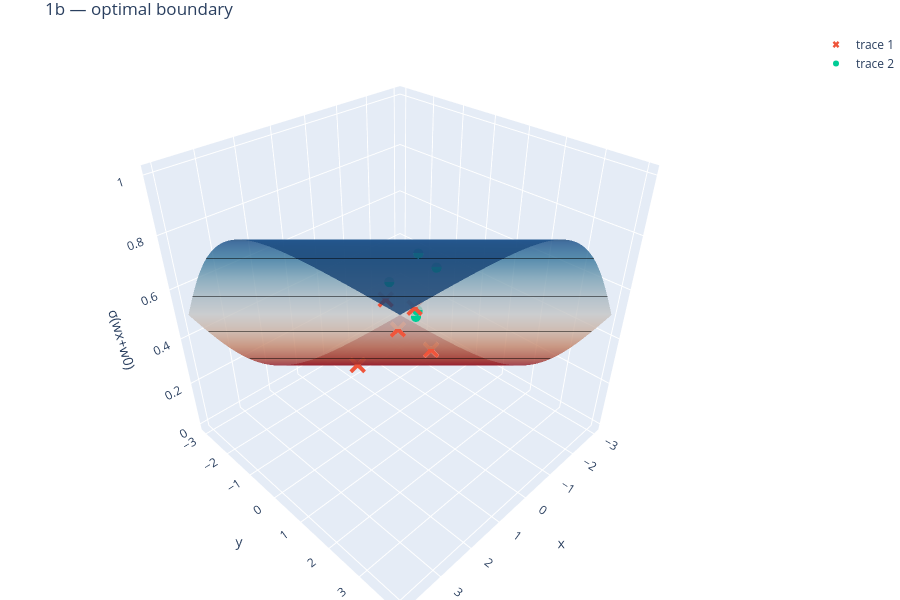

The code cell stored with this chart in its notebook:
### Code cell
# 1b - z-axis = sigmoid(wx + w0);  the boundary sits at z = 0.5
g = np.linspace(-3, 4, 60)  # value for the grid
XX, YY = np.meshgrid(g, g)  # 2d grid of points
ZZ = sigmoid(w[0] * XX + w[1] * YY + w0)    # the value of the sigmoid function at each point of the grid 

# plotting
surf3d(w, w0, "1b — optimal boundary").show()

print("class 1  sigma:", np.round(sigmoid(X1 @ w + w0), 2))
print("class 2  sigma:", np.round(sigmoid(X2 @ w + w0), 2))
acc_good = (np.sum(X1 @ w + w0 < 0) + np.sum(X2 @ w + w0 > 0)) / 10  # computing the accuracy of the boundary
print("accuracy (good boundary):", acc_good)

### Figure 1 — Plotly figure (JSON) as saved in the notebook; plotly's stock layout.template omitted (floating-point values rounded to 4 significant figures; data arrays with more than 128 entries replaced by an {"elided": "..."} marker saying what was removed)
{"data": [{"colorscale": [[0, "rgb(103,0,31)"], [0.1, "rgb(178,24,43)"], [0.2, "rgb(214,96,77)"], [0.3, "rgb(244,165,130)"], [0.4, "rgb(253,219,199)"], [0.5, "rgb(247,247,247)"], [0.6, "rgb(209,229,240)"], [0.7, "rgb(146,197,222)"], [0.8, "rgb(67,147,195)"], [0.9, "rgb(33,102,172)"], [1, "rgb(5,48,97)"]], "contours": {"z": {"color": "black", "end": 0.5, "show": true, "size": 1, "start": 0.5}}, "opacity": 0.8, "showscale": false, "type": "surface", "x": [-3.0, -2.881, -2.763, -2.644, -2.525, -2.407, -2.288, -2.169, -2.051, -1.932, -1.814, -1.695, -1.576, -1.458, -1.339, -1.22, -1.102, -0.9831, -0.8644, -0.7458, -0.6271, -0.5085, -0.3898, -0.2712, -0.1525, -0.0339, 0.08475, 0.2034, 0.322, 0.4407, 0.5593, 0.678, 0.7966, 0.9153, 1.034, 1.153, 1.271, 1.39, 1.508, 1.627, 1.746, 1.864, 1.983, 2.102, 2.22, 2.339, 2.458, 2.576, 2.695, 2.814, 2.932, 3.051, 3.169, 3.288, 3.407, 3.525, 3.644, 3.763, 3.881, 4.0], "y": [-3.0, -2.881, -2.763, -2.644, -2.525, -2.407, -2.288, -2.169, -2.051, -1.932, -1.814, -1.695, -1.576, -1.458, -1.339, -1.22, -1.102, -0.9831, -0.8644, -0.7458, -0.6271, -0.5085, -0.3898, -0.2712, -0.1525, -0.0339, 0.08475, 0.2034, 0.322, 0.4407, 0.5593, 0.678, 0.7966, 0.9153, 1.034, 1.153, 1.271, 1.39, 1.508, 1.627, 1.746, 1.864, 1.983, 2.102, 2.22, 2.339, 2.458, 2.576, 2.695, 2.814, 2.932, 3.051, 3.169, 3.288, 3.407, 3.525, 3.644, 3.763, 3.881, 4.0], "z": {"elided": "60x60 float values"}}, {"marker": {"size": 6, "symbol": "x"}, "mode": "markers", "type": "scatter3d", "x": [0.3456, 0.3304, 0.9054, -0.537, 0.3646], "y": [0.8216, -1.303, 0.4464, 0.5811, 0.2941], "z": [0.5417, 0.1221, 0.587, 0.2777, 0.4155]}, {"marker": {"size": 6, "symbol": "circle"}, "mode": "markers", "type": "scatter3d", "x": [1.028, 0.2635, 0.5179, 1.04, 0.2181], "y": [1.547, 0.8371, 1.599, 0.7075, 0.7428], "z": [0.8285, 0.5251, 0.7534, 0.6786, 0.4902]}], "layout": {"height": 600, "margin": {"b": 0, "l": 0, "r": 0, "t": 30}, "scene": {"zaxis": {"title": {"text": "σ(wx+w0)"}}}, "title": {"text": "1b — optimal boundary"}}}
